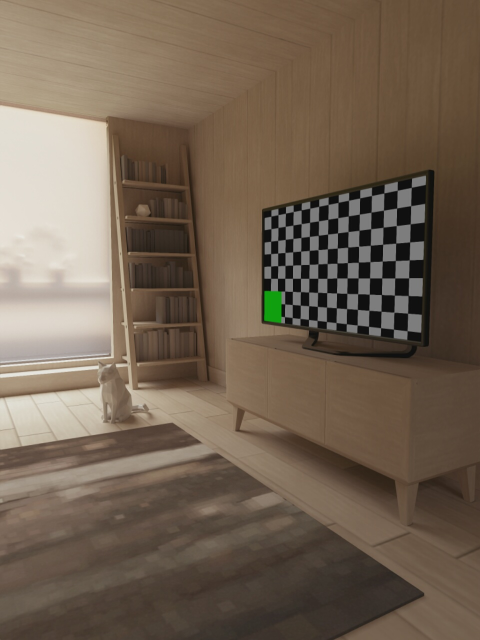
#> input picture app/uploads/camera_image_1778873037016.jpg, 960 x 1280 px (shown at 1/2 size)
$ python -i preprocess.py   (imports and definitions only)
#> lines starting #> are read from the running program, lines starting #| are printed output that depends on the picture; after the words box and inside, x2 and y2 are one past the last pixel; in counts of white or black regions, pixels touching at a corner belong together
import cv2
import numpy as np


def preprocess_image(image_path):

    # Read image
    image = cv2.imread(image_path)
#> image is the input picture: shape (1280, 960, 3); mean B, G, R 82.5, 98.6, 114.3

    # Check if image loaded properly
    if image is None:
        raise ValueError("Image not found or unable to read image")

    # =========================================
    # 1. Resize Image
    # =========================================

    height, width = image.shape[:2]
#> height = 1280; width = 960

    # Resize only if image is too large
    if width > 1200:
        scale = 1200 / width
        new_width = int(width * scale)
        new_height = int(height * scale)

        image = cv2.resize(
            image,
            (new_width, new_height),
            interpolation=cv2.INTER_AREA
        )

    # =========================================
    # 2. Convert to Grayscale
    # =========================================

    gray = cv2.cvtColor(image, cv2.COLOR_BGR2GRAY)
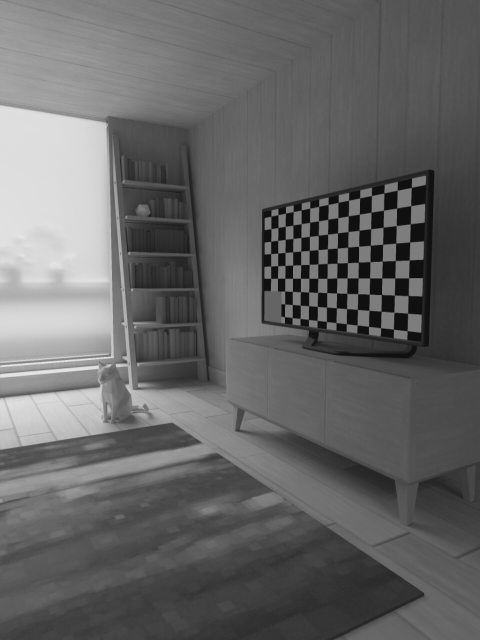
#> gray: shape (1280, 960) (shown at 1/2 size); min 9, max 234, mean 101.5

    # =========================================
    # 3. Denoising
    # =========================================

    denoised = cv2.fastNlMeansDenoising(
        gray,
        None,
        h=10
    )

    # =========================================
    # 4. Thresholding (Binarization)
    # =========================================

    threshold = cv2.adaptiveThreshold(
        denoised,
        255,
        cv2.ADAPTIVE_THRESH_GAUSSIAN_C,
        cv2.THRESH_BINARY,
        11,
        2
    )
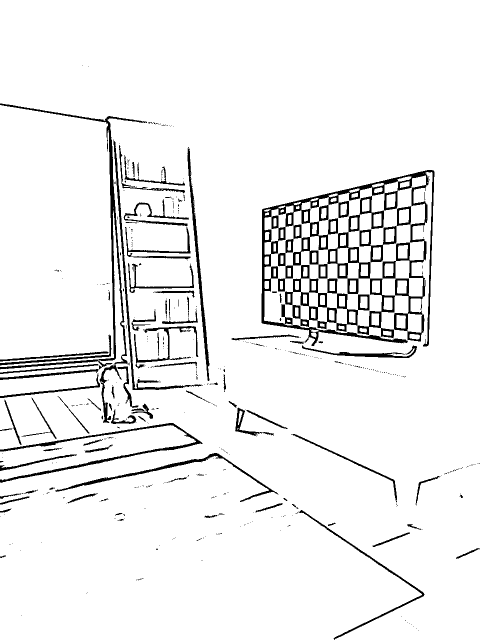
#> threshold: shape (1280, 960) (shown at 1/2 size); 93.8% white; 482 black regions (395 under 20 px), largest, box (x1, y1, x2, y2) and area: (523, 340, 869, 693) 31722, (0, 207, 286, 846) 7344, (0, 846, 405, 966) 3748

    # =========================================
    # 5. Deskewing
    # =========================================

    coords = np.column_stack(np.where(threshold > 0))
#> coords = 1153032 pairs, first value 0 to 1279, second value 0 to 959

    angle = cv2.minAreaRect(coords)[-1]
#> angle = -90

    if angle < -45:
        angle = -(90 + angle)
#> angle = 0
    else:
        angle = -angle

    (h, w) = threshold.shape[:2]
#> h = 1280; w = 960

    center = (w // 2, h // 2)
#> center = (480, 640)

    rotation_matrix = cv2.getRotationMatrix2D(
        center,
        angle,
        1.0
    )
#> rotation_matrix = [[1, 0, 0], [0, 1, 0]]

    deskewed = cv2.warpAffine(
        threshold,
        rotation_matrix,
        (w, h),
        flags=cv2.INTER_CUBIC,
        borderMode=cv2.BORDER_REPLICATE
    )

    return deskewed

>>> result = preprocess_image('../uploads/camera_image_1778873037016.jpg')
